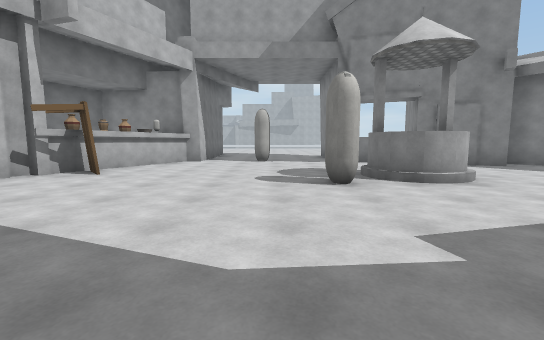
View 1 (above)

13 first-person views from a walk through a Unity game level. The camera is 1.3 m above the floor, tilts 6° down and sees 90° across. The floor is counted in squares, 2 m on a side. Each view is taken from the middle of a square. On the plan, view 1 faces up. The plan holds only what a view shows up to about 9 squares ahead; the rest is blank. The place goes on beyond the plan. Some surface patterns are stand-ins.

View 2
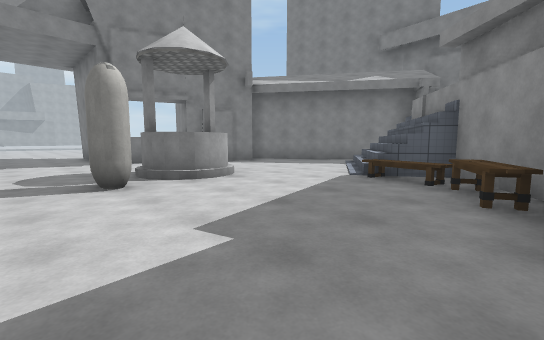

View 3
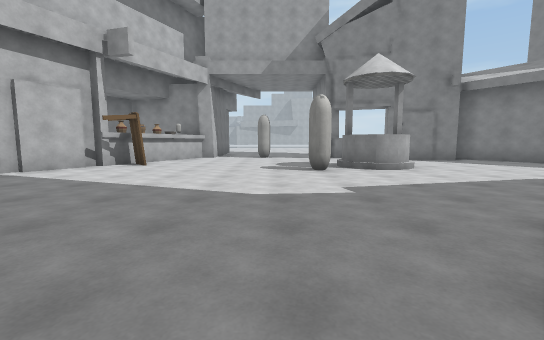

View 4
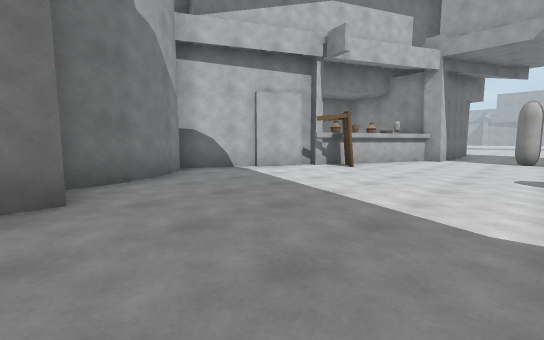

View 5
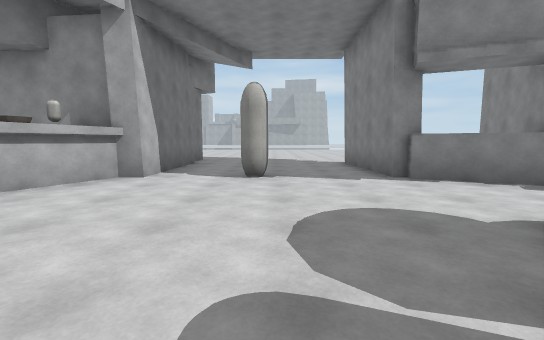

View 6
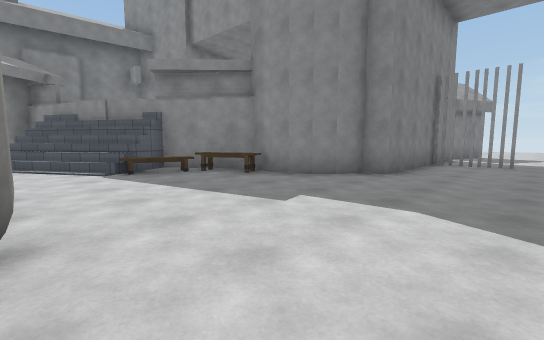

View 7
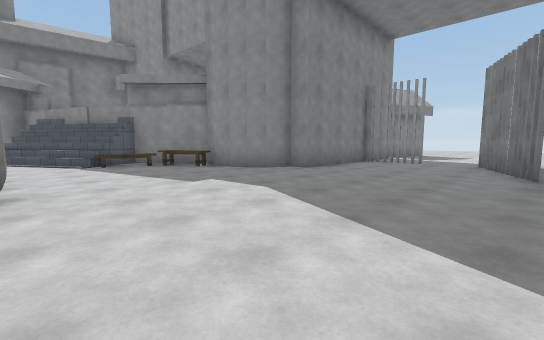

View 8
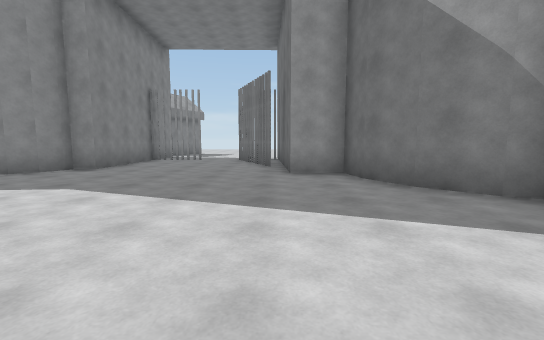

View 9
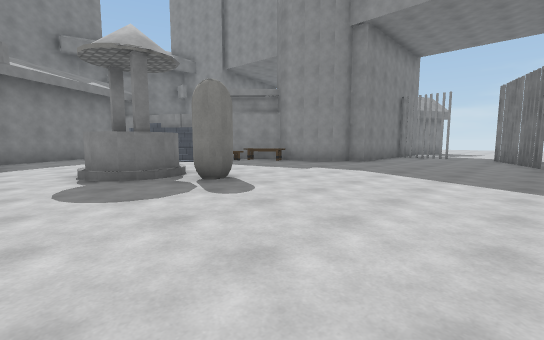

View 10
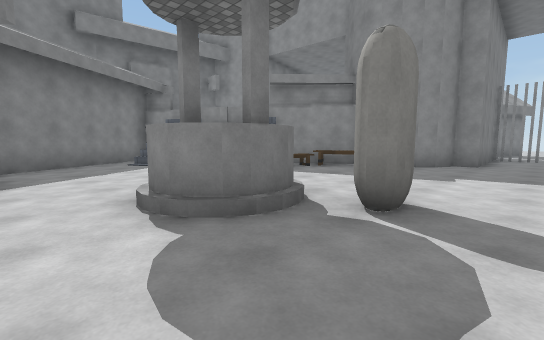

View 11
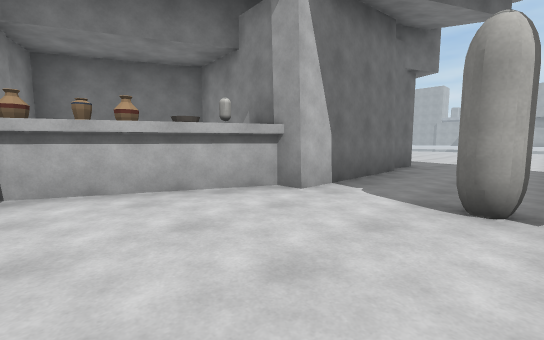

View 12
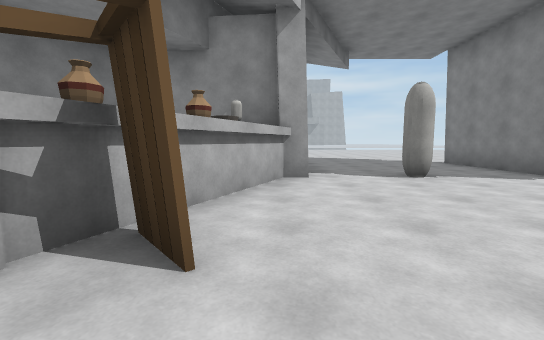

View 13
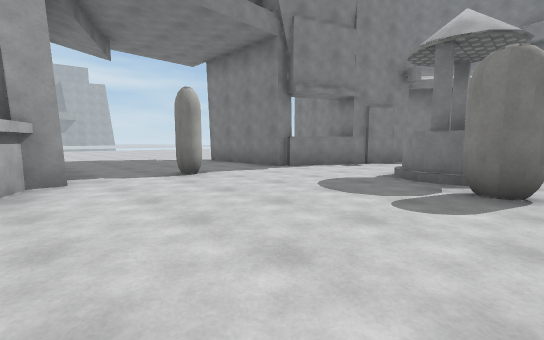

### Floor plan
Key: @ floor where view 1 was taken; # wall or solid block; . floor; / step, stairs or slope; ^ raised ledge; O other object.
Columns run from 6 left of view 1 to 10 right of it. Each row starts with its distance up from view 1.
 13    #.....
 12    #.....#
 11    #.....#
 10    #.....# #
  9    #..#..# #
  8   O#.....######
  7   O...........##
  6  #O......^.....#
  5  #......^^.....#
  4 ##.....#.....//##
  3 #...........///#
  2 #..........O/^^
  1 ##........OO^
  0  #....@...##
 -1  ##.....###
 -2   ##....#
 -3    ##...#
 -4    ##..##
 -5    ##.###
 -6     ....#
 -7      ...
 -8      ..

Positions as (right, up) in squares from view 1, and headings:
1: (0, 0), facing up
2: (0, 0), facing up-right
3: (0, -2), facing up
4: (0, -1), facing up-left
5: (0, 4), facing up
6: (-1, 4), facing down-right
7: (-3, 4), facing down-right
8: (-3, 5), facing down
9: (-3, 7), facing down-right
10: (0, 7), facing down-right
11: (0, 6), facing up-left
12: (-3, 4), facing up
13: (-3, 4), facing up-right
